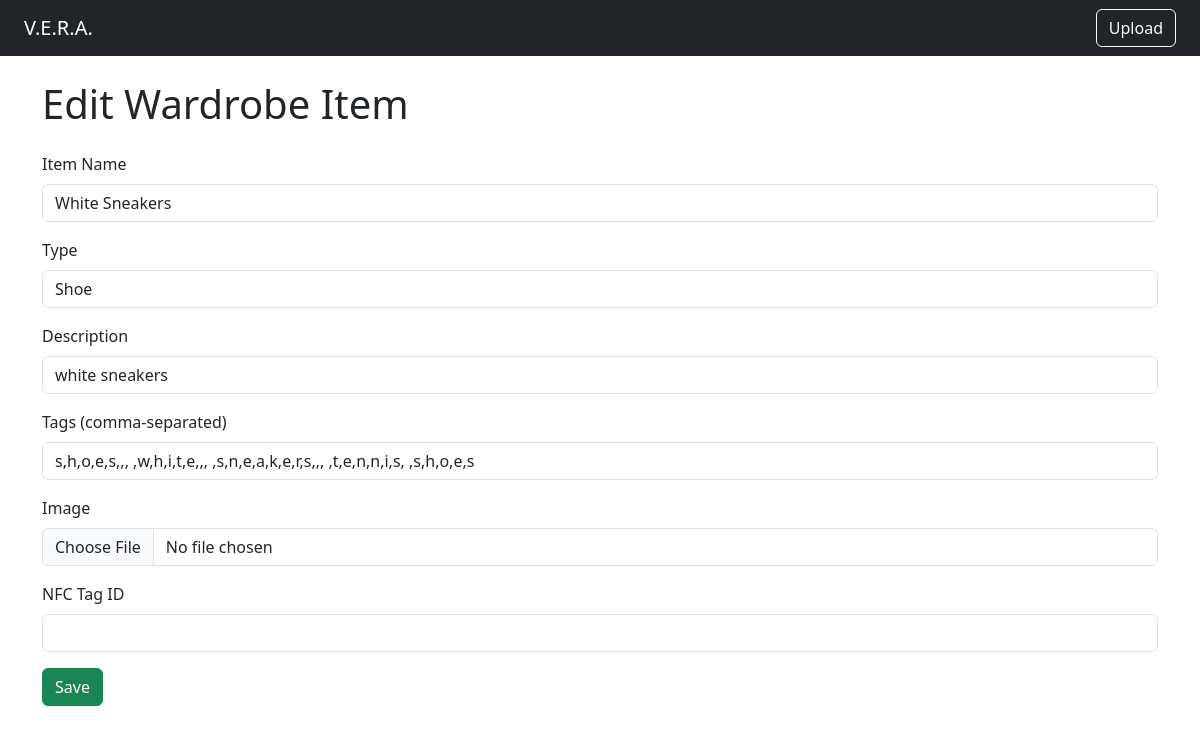
The app's page /edit/4 with its own data.
### tables this page shows
CREATE TABLE items (
            id INTEGER PRIMARY KEY AUTOINCREMENT,
            name TEXT NOT NULL,
            item_type TEXT,
            description TEXT,
            tags TEXT,  -- comma-separated tags
            image_path TEXT,
            available BOOLEAN DEFAULT 1,
            last_used TEXT,
            nfc_tag_id TEXT
        );

### main.py (the view)
@app.route("/edit/<string:item_id>", methods=["GET", "POST"])
def edit_item(item_id):
    item = db.get_item(item_id)  # Fetch the item from the database
    if not item:
        return redirect(url_for("browse"))  # Redirect if the item doesn't exist
    if request.method == "POST":
        form = UploadForm()
        if form.validate_on_submit():
            if form.image.data:
                filename = secure_filename(form.image.data.filename)
                save_path = os.path.join(app.config['UPLOAD_FOLDER'], filename)
                form.image.data.save(save_path)
                image_url = url_for('wardrobe_file', filename=filename)
            else:
                image_url = item.image_path  # Keep the existing image path if no new image is uploaded
            db.update_item(
                item_id=item_id,
                name=form.name.data,  # Get the updated name from the form
                item_type=form.item_type.data,  # Get the updated item type from the form
                description=form.description.data,  # Get the updated description from the form
                tags=form.tags.data,  # Get the updated tags from the form
                image_path=image_url,  # Use the updated or existing image path
                nfc_tag_id=form.nfc_tag_id.data  # Get the updated NFC tag ID from the form
            )
            return redirect(url_for("browse"))
    else:
        form = UploadForm(obj=item)
    return render_template("upload.html", form=form, edit_mode=True)

### main.py
class UploadForm(FlaskForm):
    name = StringField("Item Name", validators=[DataRequired()])
    item_type = SelectField("Type", choices=[])  # Initialize with an empty list
    description = StringField("Description", validators=[DataRequired()])
    tags = StringField("Tags (comma-separated)")
    image = FileField("Image", validators=[FileAllowed(['jpg', 'jpeg', 'png'], 'Images only!')])
    nfc_tag_id = StringField("NFC Tag ID")
    submit = SubmitField("Add Item")
    def __init__(self, *args, **kwargs):
        obj = kwargs.pop('obj', None)
        super().__init__(*args, **kwargs)
        self.item_type.choices = [(item_type.value, item_type.name.capitalize()) for item_type in ITEM_TYPE]
        if obj:
            self.name.data = obj.name
            self.item_type.data = obj.item_type
            self.description.data = obj.description
            self.tags.data = ",".join(obj.tags) if obj.tags else ""
            self.nfc_tag_id.data = obj.nfc_tag_id

### db/db_client.py (called while the page is built)
def get_connection():
    return sqlite3.connect(DB_NAME)

def map_item(row):
    return Item(
        item_id=row[0],
        name=row[1],
        item_type=row[2],
        description=row[3],
        tags=row[4].split(",") if row[4] else [],
        image_path=row[5],
        available=bool(row[6]),
        last_used=row[7],
        nfc_tag_id=row[8]
    )

def get_item(item_id: str):
    with get_connection() as conn:
        cursor = conn.cursor()
        cursor.execute("SELECT * FROM items WHERE id = ?", (item_id))
        result = cursor.fetchall()
        return map_item(result[0])

### templates/upload.html (shortened to what this page needs)
{% extends "base.html" %}
{% block content %}
<h1 class="mb-4">{{ "Edit Wardrobe Item" if edit_mode else "Upload New Wardrobe Item" }}</h1>
<form method="POST" enctype="multipart/form-data">
  {% for field in form %}
    {% if field.type != "SubmitField" and field.type != "CSRFTokenField" %}
      <div class="mb-3">
        {{ field.label(class="form-label") }}
        {{ field(class="form-control") }}
      </div>
    {% endif %}
  {% endfor %}
  <div class="mb-3">
    {{ form.submit(class="btn btn-success", value="Save" if edit_mode else "Add Item") }}
  </div>
</form>
{% endblock %}

### records on screen
items: name "White Sneakers" "Shoe" "white sneakers" "s,h,o,e,s,,, ,w,h,i,t,e,,, ,s,n,e,a,k,e,r,s,,, ,t,e,n,n,i,s, ,s,h,o,e,s"

### other values on screen
{{ "Edit Wardrobe Item" if edit_mode else "Upload New Wardrobe Item" }} "Edit Wardrobe Item"
{{ field.label(class="form-label") }} "Item Name" "Type" "Description" "Tags (comma-separated)" "Image" "NFC Tag ID"
